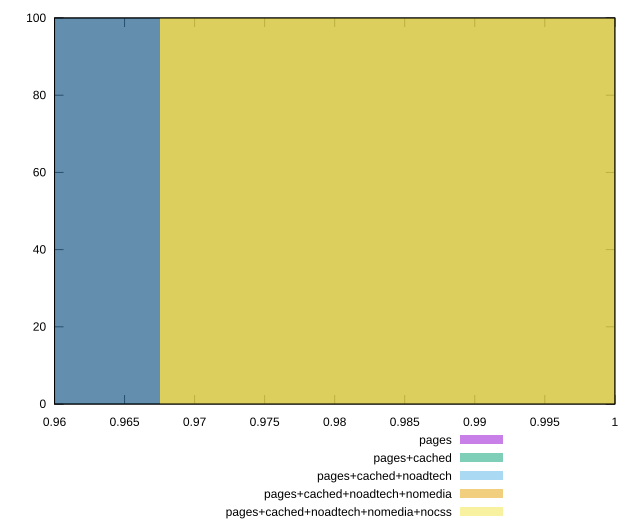

gnuplot code for this plot:
reset

$pages <<EOF
0.9469311149174314 100
EOF

$pagesCached <<EOF
0.9469311149174314 100
EOF

$pagesCachedNoadtech <<EOF
0.9881020329573198 100
EOF

$pagesCachedNoadtechNomedia <<EOF
0.9881020329573198 100
EOF

$pagesCachedNoadtechNomediaNocss <<EOF
0.9881020329573198 100
EOF

set key outside below
set boxwidth 0.04117091803988832
set xrange [0.96:1]
set yrange [0:100]
set trange [0:100]
set style fill transparent solid 0.5 noborder
set terminal svg size 640, 530 enhanced background rgb 'white'
set output "report_00009_2021-02-08T22-37-41.559Z/total-byte-weight/comparison/histogram/all_score.svg"

plot $pages title "pages" with boxes, \
     $pagesCached title "pages+cached" with boxes, \
     $pagesCachedNoadtech title "pages+cached+noadtech" with boxes, \
     $pagesCachedNoadtechNomedia title "pages+cached+noadtech+nomedia" with boxes, \
     $pagesCachedNoadtechNomediaNocss title "pages+cached+noadtech+nomedia+nocss" with boxes

reset
